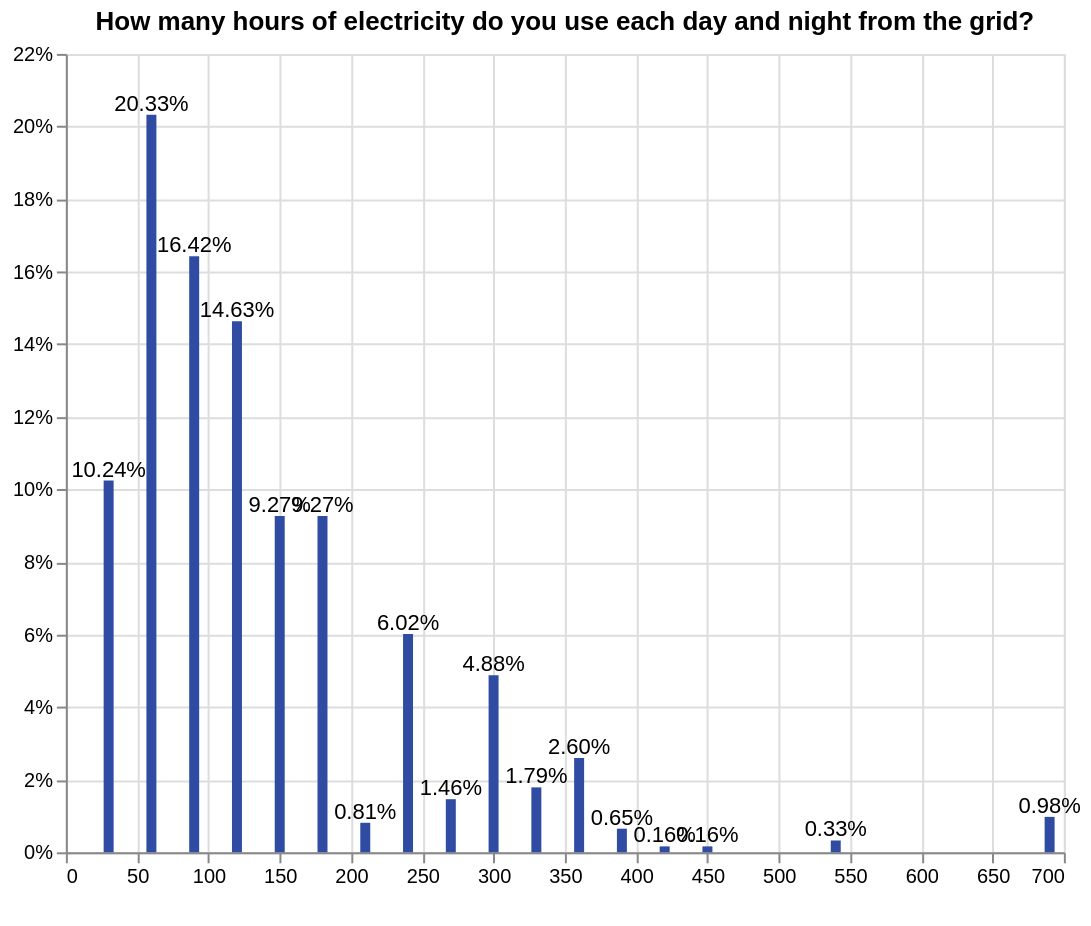

Vega-Lite specification stored for this chart:
### Vega-Lite specification from a JSON file in a GitHub repository (floating-point values rounded to 4 significant figures; data arrays with more than 128 entries replaced by an {"elided": "..."} marker saying what was removed)
{"config": {"view": {"continuousWidth": 400, "continuousHeight": 300}}, "layer": [{"mark": {"type": "bar", "color": "#304ca2"}, "encoding": {"tooltip": {"type": "quantitative", "field": "c_30a"}, "x": {"type": "quantitative", "axis": {"title": " "}, "field": "c_30a", "sort": {"field": "c_30a", "op": "count", "order": "descending"}}, "y": {"type": "quantitative", "aggregate": "sum", "axis": {"format": "%", "title": ""}, "field": "pct"}}, "height": 400, "selection": {"selector025": {"type": "single", "fields": ["locality"], "bind": {"input": "select", "options": [null, 0, 1], "labels": ["National", "Urban", "Rural"], "name": "Locality Breakdown  "}}, "selector026": {"type": "single", "fields": ["elc_aggr_tier"], "bind": {"input": "select", "options": [null, "Tier 0", "Tier 1", "Tier 2", "Tier 3", "Tier 4", "Tier 5"], "labels": ["All Tiers", "Tier 0", "Tier 1", "Tier 2", "Tier 3", "Tier 4", "Tier 5"], "name": "Tiers  "}}}, "transform": [{"joinaggregate": [{"op": "count", "field": "*", "as": "total"}]}, {"calculate": "1 / datum.total", "as": "pct"}], "width": 500}, {"mark": {"type": "text", "align": "center", "baseline": "bottom"}, "encoding": {"text": {"type": "quantitative", "aggregate": "sum", "field": "pct", "format": ".2%"}, "tooltip": {"type": "quantitative", "field": "c_30a"}, "x": {"type": "quantitative", "axis": {"title": " "}, "field": "c_30a", "sort": {"field": "c_30a", "op": "count", "order": "descending"}}, "y": {"type": "quantitative", "aggregate": "sum", "axis": {"format": "%", "title": ""}, "field": "pct"}}, "height": 400, "transform": [{"joinaggregate": [{"op": "count", "field": "*", "as": "total"}]}, {"calculate": "1 / datum.total", "as": "pct"}], "width": 500}], "data": {"name": "data-7a7e5c2d4421ede6f3d3c3848a218df9"}, "title": {"text": ["How many hours of electricity do you use each day and night from the grid?"], "color": "black", "subtitleColor": "black"}, "transform": [{"filter": {"selection": "selector025"}}, {"filter": {"selection": "selector026"}}], "$schema": "https://vega.github.io/schema/vega-lite/v4.8.1.json", "datasets": {"data-7a7e5c2d4421ede6f3d3c3848a218df9": {"elided": "615 records"}}}
